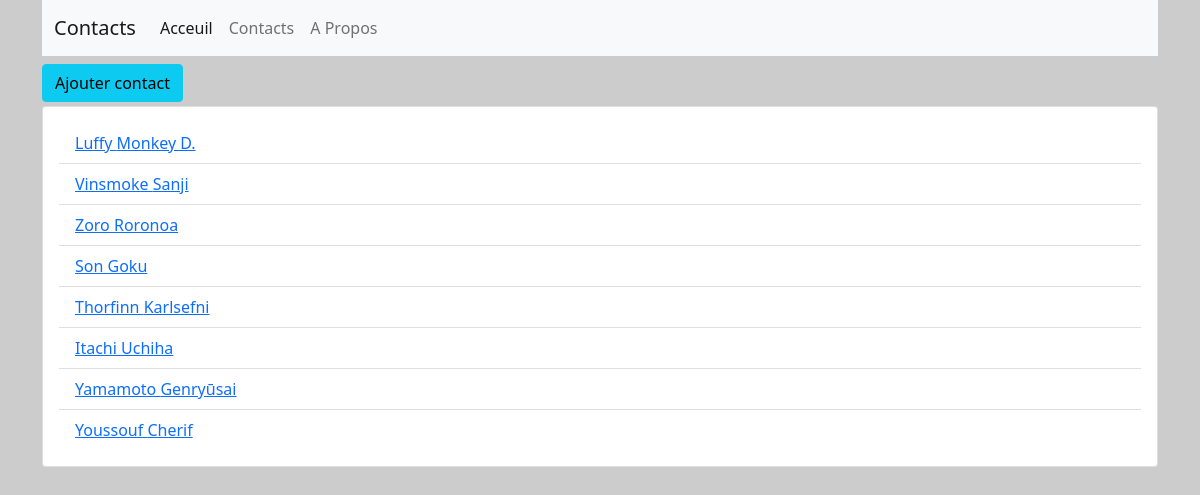
Screenshot of /contacts/ (signed in) with the database file from the repository.
### gestionClient/models.py (models this page shows, shortened)
class Contact(models.Model):
    nom = models.CharField(max_length=150)
    prenom = models.CharField(max_length=150)
    telephone = models.CharField(max_length=150)
    email = models.EmailField(max_length=150, null=True, blank=True)
    date_enregistrement = models.DateTimeField(auto_now_add=True)
    auteur = models.ForeignKey(User, on_delete=CASCADE)
    archive = models.BooleanField(default=True)

### gestionClient/views.py (the view)
# urls.py: path("contacts/", contact_list, name="contacts"),
def contact_list(request):
    user = request.user
    contacts = Contact.objects.filter(auteur=user)
    return render(request,"contacts/contact_list.html", {"contacts": contacts})

### templates/contacts/contact_list.html (shortened to what this page needs)
{% extends 'base.html' %}
{% block contenu %}
<div class="mt-2 mb-1">
    <a href="{% url 'new_contact' %}" class="btn btn-info">Ajouter contact</a>
</div>
    <div class="row">
    <div clas="col-md-6 m-auto">
        <div class="card card-body">
        {% if contacts %}
            <ul class="list-group list-group-flush">
                    {% for contact in contacts %}
                <li class="list-group-item">
                    <a href="{% url 'details' contact.id %}"> {{ contact.prenom }}  {{ contact.nom }}</a>
                </li>
                    {% endfor %}
            </ul>
       {% endif %}
        </div>
    </div>
    </div>
{% endblock  %}

### templates/base.html (shortened to what this page needs)
<!Doctype html>
{% load static %}
<html lang="en">
  <head>
    <link href="https://cdn.jsdelivr.net/npm/bootstrap@5.0.1/dist/css/bootstrap.min.css" rel="stylesheet">
    <link rel="stylesheet" href="{% static 'css/style.css' %}">
  </head>
  <body>
<div class="container">
    {% include "partials/header.html" %}
    {% block contenu %}{% endblock %}
</div>
  </body>
</html>

### templates/partials/header.html (shortened to what this page needs)
<nav class="navbar navbar-expand-lg navbar-light bg-light">
  <div class="container-fluid">
    <a class="navbar-brand" href="{% url 'index' %}">Contacts</a>
    <div class="collapse navbar-collapse" id="navbarSupportedContent">
      <ul class="navbar-nav me-auto mb-2 mb-lg-0">
        <li class="nav-item">
          <a class="nav-link active" aria-current="page" href="{% url 'index' %}">Acceuil</a>
        </li>
        <li class="nav-item">
          <a class="nav-link" href="{% url 'contacts' %}">Contacts</a>
        </li>
        <li class="nav-item">
          <a class="nav-link" href="{% url 'about' %}">A Propos</a>
        </li>
      </ul>
    </div>
  </div>
</nav>

### templates/base.html (style rules this page uses)
body { background-color: #ccc; }

### rows the page displays
Contact: prenom "Luffy", nom "Monkey D."
Contact: prenom "Vinsmoke", nom "Sanji"
Contact: prenom "Zoro", nom "Roronoa"
Contact: prenom "Son", nom "Goku"
Contact: prenom "Thorfinn", nom "Karlsefni"
Contact: prenom "Itachi", nom "Uchiha"
Contact: prenom "Yamamoto", nom "Genryūsai"
Contact: prenom "Youssouf", nom "Cherif"
